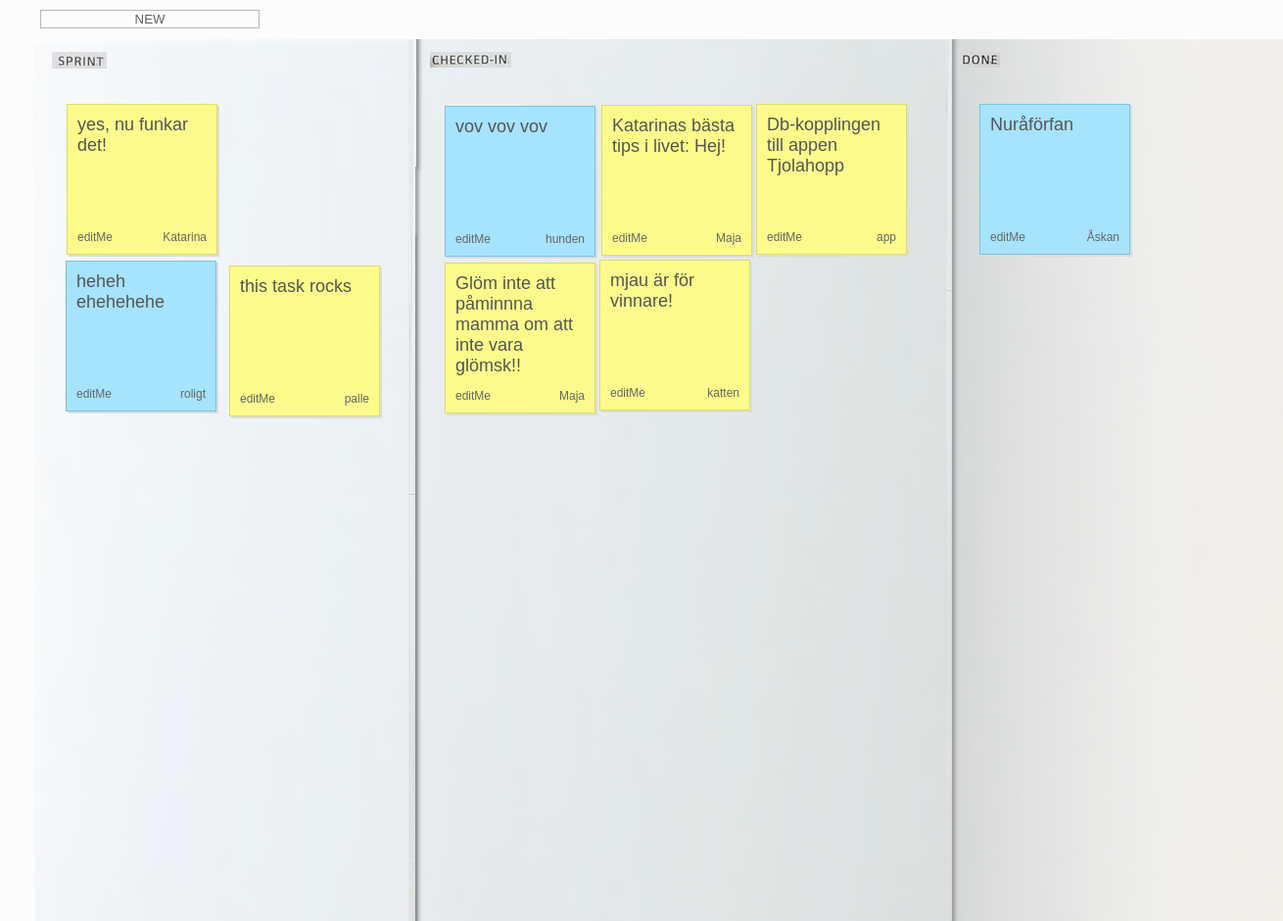
The app's page /demo.php with its own data.
### tables this page shows
CREATE TABLE `notes` (
  `id` int(10) unsigned NOT NULL AUTO_INCREMENT,
  `text` varchar(128) NOT NULL DEFAULT '',
  `name` varchar(60) NOT NULL DEFAULT '',
  `color` enum('yellow','blue','green') NOT NULL DEFAULT 'yellow',
  `xyz` varchar(20) NOT NULL DEFAULT '',
  `dt` timestamp NOT NULL DEFAULT CURRENT_TIMESTAMP,
  `collection` int(2) NOT NULL,
  PRIMARY KEY (`id`)
);

### pdo_connect.php (called while the page is built)
<?php
	function executeQuery($qry, $bnds = NULL) {
		$PDO = new PDO("mysql:host=localhost;dbname=sticky", "root", "toor");
		$result = array(
			'error' => null,
			'rows' => null,
			'insert_id' => null,
			'affected_rows' => null
		);
		$stmt = $PDO -> prepare($qry);
		if(!$stmt -> execute($bnds)){
			$result['error'] = $stmt->errorInfo();
		}
		$result['rows'] = $stmt -> fetchAll(PDO::FETCH_ASSOC);
		$result['insert_id'] = $PDO -> lastInsertId('id');
		$result['affected_rows'] = $stmt->rowCount();
		return $result;
	}
?>

### demo.php (the view, shortened to what this page needs)
<?php
require_once('pdo_connect.php');
$query = "SELECT * FROM notes ORDER BY id DESC";
$result_set = executeQuery($query);
$result_set = $result_set['rows'];
$notes = '';
$left='';
$top='';
$zindex='';
foreach ($result_set as $key) {
	list($left,$top,$zindex) = explode('x',$key['xyz']);
	$notes.= '
	<div class="note '.$key['color'].'" style="left:'.$left.'px;top:'.$top.'px;z-index:'.$zindex.'">
		'.htmlspecialchars($key['text']).'
		<div class="author">'.htmlspecialchars($key['name']).'</div>
		<span class="data">'.$key['id'].'</span>
		<a id="editMe" class="editMe" href="edit_note.php?id='.$key['id'].'">editMe</a>
	</div>'
	;
}
?>
<!DOCTYPE html PUBLIC "-//W3C//DTD XHTML 1.0 Strict//EN" "http://www.w3.org/TR/xhtml1/DTD/xhtml1-strict.dtd">
<html xmlns="http://www.w3.org/1999/xhtml">
<head>
<link rel="stylesheet" type="text/css" href="styles.css" />
<link rel="stylesheet" type="text/css" href="fancybox/jquery.fancybox-1.2.6.css" media="screen" />
</head>
<body>
<div id="main">
	<a id="addButton" class="white" href="add_note.html">NEW</a>
	<?php echo $notes?>
</div>
</body>
</html>

### styles.css (style rules this page uses)
body,h1,h2,h3,p,quote,small,form,input,ul,li,ol,label { margin:0; padding:0; }
body { color:#555555; font-size:0.825em; background: #fcfcfc; font-family:Arial, Helvetica, sans-serif; }
.note { height:132px; padding:10px; width:132px; position:absolute; overflow:hidden; cursor:move; font-family:Trebuchet MS,Tahoma,Myriad Pro,Arial,Verdana,sans-serif; font-size:18px; -moz-box-shadow:2px 2px 0 #DDDDDD; -webkit-box-shadow:2px 2px 0 #DDDDDD; box-shadow:2px 2px 0 #DDDDDD; }
.yellow { background-color:#FDFB8C; border:1px solid #DEDC65; }
.blue { background-color:#A6E3FC; border:1px solid #75C5E7; }
#addButton { position:absolute; top:-30px; left:6px; padding:1px; width:220px; text-align:center; }
.white { background: -moz-linear-gradient(center top , #FFFFFF, #EDEDED) repeat scroll 0 0 transparent; border: 1px solid #B7B7B7; color: #606060; }
.author { bottom:10px; color:#666666; font-family:Arial,Verdana,sans-serif; font-size:12px; position:absolute; right:10px; }
.editMe { bottom:10px; color:#666666; font-family:Arial,Verdana,sans-serif; font-size:12px; position:absolute; left:10px; }
#main { position:absolute; top:40px; left:20px; margin:0 auto; position:relative; width:1280px; height:900px; z-index:10; background:url(img/scrum_back_img.png) no-repeat left top; }
a, a:visited { color:#0196e3; text-decoration:none; outline:none; }

### records on screen
notes: text "Glöm inte att påminnna mamma om att inte vara glömsk!!", name "Maja"
notes: text "heheh ehehehehe", name "roligt"
notes: text "mjau är för vinnare!", name "katten"
notes: text "Nuråförfan", name "Åskan"
notes: text "Db-kopplingen till appen Tjolahopp", name "app"
notes: text "vov vov vov", name "hunden"
notes: text "yes, nu funkar det!", name "Katarina"
notes: text "Katarinas bästa tips i livet: Hej!", name "Maja"
notes: text "this task rocks", name "palle"
